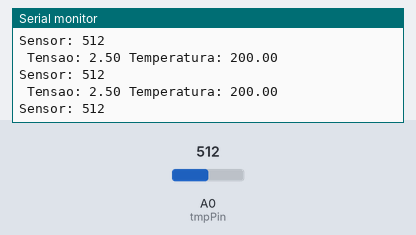
Simulated run of this sketch. Board: Arduino Uno, built with avr-gcc and run on an emulated ATmega328P. Parts: the last lines printed to the serial monitor. The inputs (shaded band) are chosen by the test bench; at power-on: A0 (tmpPin) = 512.

Above: at 4.2 s.
4.3 s: A0 (tmpPin) set to 135
At 5.0 s:
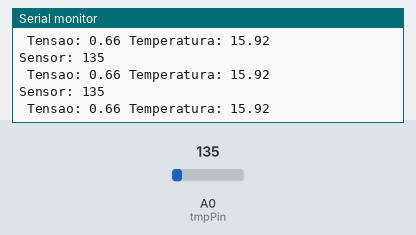
7.3 s: A0 (tmpPin) set to 116
At 8.0 s:
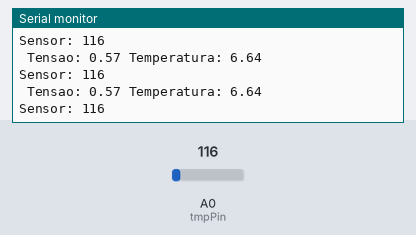
13.3 s: A0 (tmpPin) set to 986
At 13.8 s:
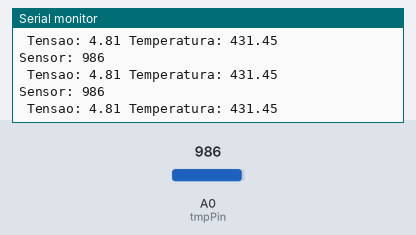
16.3 s: A0 (tmpPin) set to 1014
At 16.9 s:
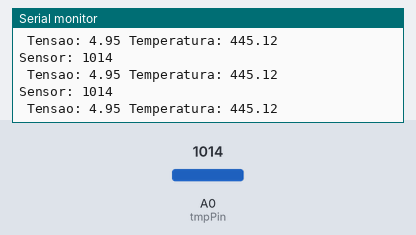
Timing chart, 0 to 18.8 s (numbered marks = the images above; inputs shaded):
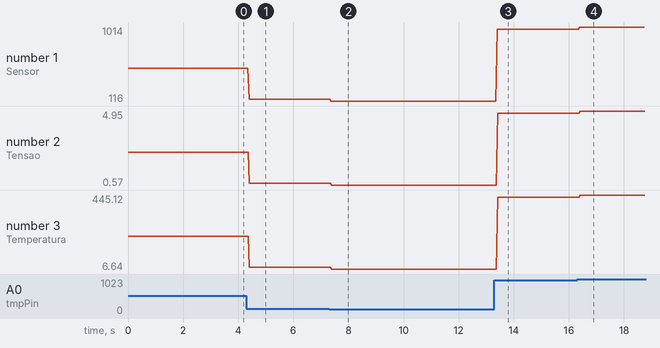

Measured:
- the behaviour switches between 123 and 122 on A0 (tmpPin) (found by bisection; images 1 and 2)
- after the input at 4.3 s, the serial monitor: prints a new line after 0.09 s (image 1)
- after the input at 7.3 s, the serial monitor: prints a new line after 0.08 s (image 2)
- after the input at 13.3 s, the serial monitor: prints a new line after 0.10 s (image 3)
- after the input at 16.3 s, the serial monitor: prints a new line after 0.10 s (image 4)
- plotted number 1: 512 → 135 after the input at 4.3 s, 135 → 116 after the input at 7.3 s, 116 → 986 after the input at 13.3 s, 986 → 1014 after the input at 16.3 s
- plotted number 2: 2.5 → 0.66 after the input at 4.3 s, 0.66 → 0.57 after the input at 7.3 s, 0.57 → 4.81 after the input at 13.3 s, 4.81 → 4.95 after the input at 16.3 s
- plotted number 3: 200 → 15.92 after the input at 4.3 s, 15.92 → 6.64 after the input at 7.3 s, 6.64 → 431.45 after the input at 13.3 s, 431.45 → 445.12 after the input at 16.3 s

The sketch:

ex_5_sensor_de_temp.ino
```cpp
int tmpPin= A0;
int tmp;
float tensao,temp;

void setup()
{
  pinMode(tmpPin, INPUT);
  Serial.begin(9600);
}

void loop()
{
	tmp=analogRead(tmpPin);
  	Serial.print("Sensor: ");
    Serial.println(tmp);

  	tensao = ((tmp/1024.0) * 5.0);
  	Serial.print(" Tensao: ");
    Serial.print(tensao);
    temp=((tensao - 0.5)* 100);
    Serial.print(" Temperatura: ");
    Serial.println(temp);
}
```
